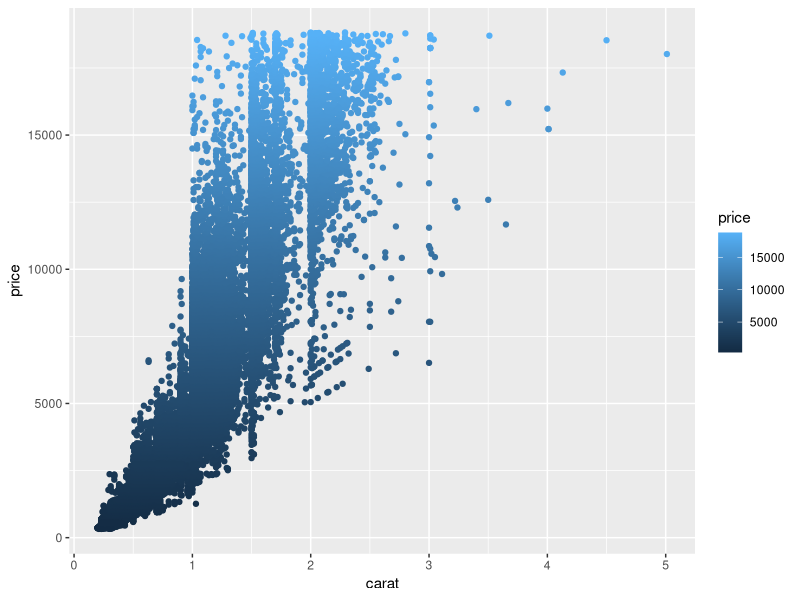
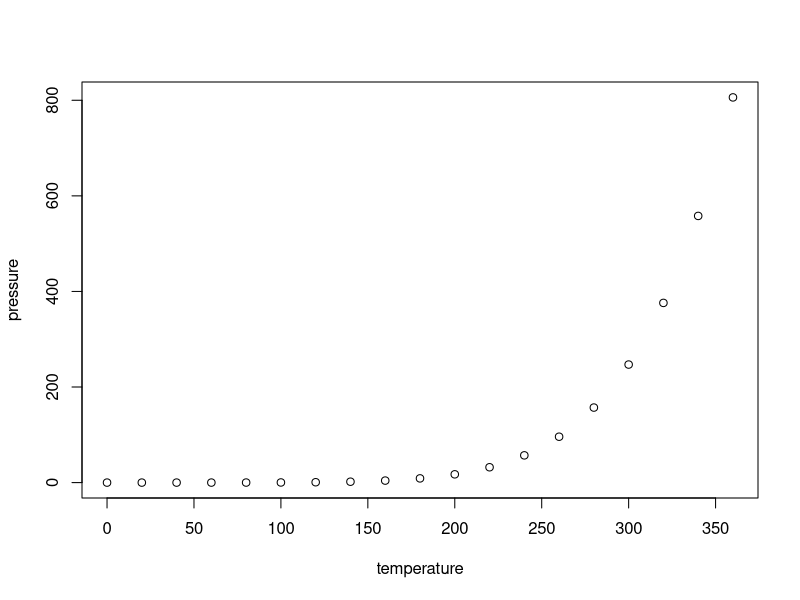

These figures' R source, in order:
## ---- chunk 1
knitr::opts_chunk$set(echo = TRUE)

library(tidyverse)

## ---- chunk 2

ggplot(data <- diamonds, aes(x = carat, y = price)) +
  geom_point(aes(color = price))

## ---- chunk 3
summary(cars)
## ---- chunk 4
plot(pressure)
